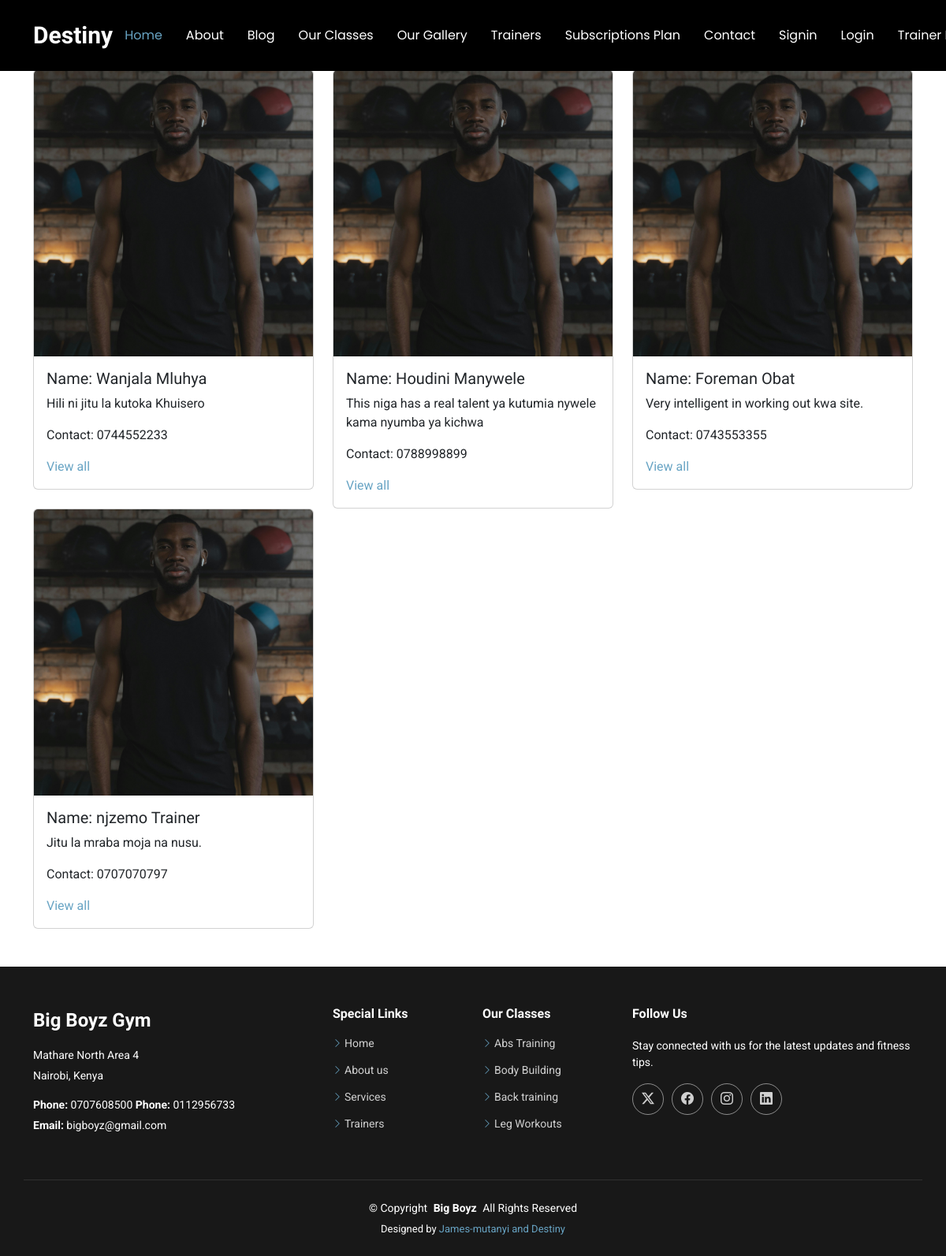
Page /trainer on the committed database.
### appone/models.py (models this page shows, shortened)
class Trainer(models.Model):
    user=models.OneToOneField(User, on_delete=models.CASCADE, null=True, related_name='trainer_profile')
    full_name=models.CharField(max_length=205)
    username=models.CharField(max_length=205, null =True)
    psw =models.CharField(max_length=205, default="trainer")
    mobile=models.CharField(max_length=205)
    details=models.TextField()
    image= models.ImageField(upload_to="trainers/")
    is_active= models.BooleanField(default=False)
    datejoined=models.DateTimeField(auto_now_add=True, null=True)

### appone/views.py (the view)
# urls.py: path('trainer',views.trainer, name="trainer"),
def trainer(request):
    trainer=Trainer.objects.all()
    context ={"trainer":trainer}
    return render(request, "trainer.html", context)

### templates/trainer.html (shortened to what this page needs)
{% extends "base.html" %}
{% block content %}
  <div class="container mt-2">
    <center><h1>Walkers Trainers</h1></center>
    <div class="row">
      {% for p in trainer %}
      <div class="col-md-4">
        <div class="card">
          <img src="{{p.image.url}}" class="card-img-top" alt="...">
          <div class="card-body">
            <h5 class="card-title">Name: {{p.full_name}}</h5>
            <p class="card-text"> {{p.details}}</p>
            <p class="card-text">Contact: {{p.mobile}}</p>
            <a href="">View all</a>
          </div>
        </div>
      </div>
      {% endfor %}
    </div>
    <br><br>
{% endblock  %}

### static/assets/css/main.css (style rules this page uses)
:root { --default-font: "Roboto", system-ui, -apple-system, "Segoe UI", Roboto, "Helvetica Neue", Arial, "Noto Sans", "Liberation Sans", sans-serif, "Apple Color Emoji", "Segoe UI Emoji", "Segoe UI Symbol", "Noto Color Emoji"; --heading-font: "Raleway", sans-serif; --nav-font: "Poppins", sans-serif; }
:root { --background-color: #ffffff; --default-color: #555555; --heading-color: #1e4356; --accent-color: #68a4c4; --surface-color: #ffffff; --contrast-color: #ffffff; }
:root { --nav-color: #ffffff; --nav-hover-color: #68a4c4; --nav-mobile-background-color: #817878; --nav-dropdown-background-color: #ffffff; --nav-dropdown-color: #312d2d; --nav-dropdown-hover-color: #68a4c4; }
:root { scroll-behavior: smooth; }
body { color: var(--default-color); background-color: var(--background-color); font-family: var(--default-font); }
a { color: var(--accent-color); text-decoration: none; transition: 0.3s; }
h1, h2, h3, h4, h5, h6 { color: var(--heading-color); font-family: var(--heading-font); }

### rows in the picture
Trainer: image (picture), full_name "Wanjala Mluhya", details "Hili ni jitu la kutoka Khuisero", mobile "0744552233"
Trainer: image (picture), full_name "Houdini Manywele", details "This niga has a real talent ya kutumia nywele kama nyumba ya kichwa", mobile "0788998899"
Trainer: image (picture), full_name "Foreman Obat", details "Very intelligent in working out kwa site.", mobile "0743553355"
Trainer: image (picture), full_name "njzemo Trainer", details "Jitu la mraba moja na nusu.", mobile "0707070797"
